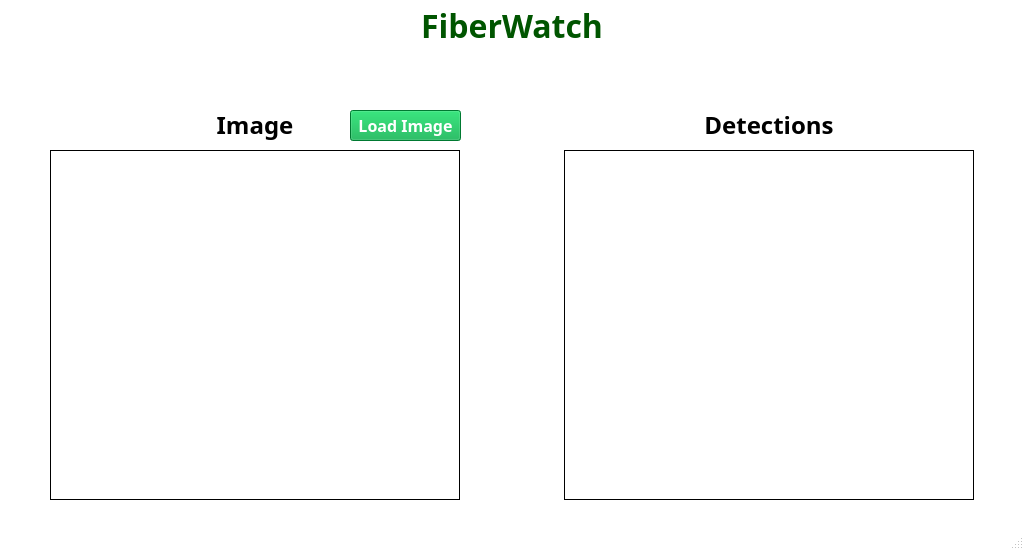
<?xml version="1.0" encoding="UTF-8"?>
<ui version="4.0">
 <class>MainWindow</class>
 <widget class="QMainWindow" name="MainWindow">
  <property name="geometry">
   <rect>
    <x>0</x>
    <y>0</y>
    <width>1024</width>
    <height>550</height>
   </rect>
  </property>
  <property name="sizePolicy">
   <sizepolicy hsizetype="Fixed" vsizetype="Fixed">
    <horstretch>0</horstretch>
    <verstretch>0</verstretch>
   </sizepolicy>
  </property>
  <property name="minimumSize">
   <size>
    <width>1024</width>
    <height>550</height>
   </size>
  </property>
  <property name="maximumSize">
   <size>
    <width>1024</width>
    <height>550</height>
   </size>
  </property>
  <property name="palette">
   <palette>
    <active>
     <colorrole role="Button">
      <brush brushstyle="SolidPattern">
       <color alpha="255">
        <red>0</red>
        <green>170</green>
        <blue>69</blue>
       </color>
      </brush>
     </colorrole>
     <colorrole role="Window">
      <brush brushstyle="SolidPattern">
       <color alpha="255">
        <red>255</red>
        <green>255</green>
        <blue>255</blue>
       </color>
      </brush>
     </colorrole>
    </active>
    <inactive>
     <colorrole role="Button">
      <brush brushstyle="SolidPattern">
       <color alpha="255">
        <red>255</red>
        <green>255</green>
        <blue>255</blue>
       </color>
      </brush>
     </colorrole>
     <colorrole role="Window">
      <brush brushstyle="SolidPattern">
       <color alpha="255">
        <red>255</red>
        <green>255</green>
        <blue>255</blue>
       </color>
      </brush>
     </colorrole>
    </inactive>
    <disabled>
     <colorrole role="Button">
      <brush brushstyle="SolidPattern">
       <color alpha="255">
        <red>184</red>
        <green>200</green>
        <blue>188</blue>
       </color>
      </brush>
     </colorrole>
     <colorrole role="Base">
      <brush brushstyle="SolidPattern">
       <color alpha="255">
        <red>255</red>
        <green>255</green>
        <blue>255</blue>
       </color>
      </brush>
     </colorrole>
     <colorrole role="Window">
      <brush brushstyle="SolidPattern">
       <color alpha="255">
        <red>255</red>
        <green>255</green>
        <blue>255</blue>
       </color>
      </brush>
     </colorrole>
    </disabled>
   </palette>
  </property>
  <property name="font">
   <font>
    <family>Satoshi</family>
    <pointsize>12</pointsize>
    <bold>false</bold>
   </font>
  </property>
  <property name="windowTitle">
   <string>FiberWatch</string>
  </property>
  <property name="windowIcon">
   <iconset>
    <normaloff>icons/logo.png</normaloff>icons/logo.png</iconset>
  </property>
  <property name="styleSheet">
   <string notr="true"/>
  </property>
  <property name="iconSize">
   <size>
    <width>48</width>
    <height>48</height>
   </size>
  </property>
  <widget class="QWidget" name="centralwidget">
   <widget class="QLabel" name="title_label">
    <property name="geometry">
     <rect>
      <x>412</x>
      <y>10</y>
      <width>200</width>
      <height>31</height>
     </rect>
    </property>
    <property name="font">
     <font>
      <family>Satoshi Medium</family>
      <pointsize>24</pointsize>
      <bold>true</bold>
     </font>
    </property>
    <property name="styleSheet">
     <string notr="true">color: rgb(0, 85, 0)</string>
    </property>
    <property name="text">
     <string>FiberWatch</string>
    </property>
    <property name="alignment">
     <set>Qt::AlignCenter</set>
    </property>
   </widget>
   <widget class="QGraphicsView" name="image">
    <property name="geometry">
     <rect>
      <x>50</x>
      <y>150</y>
      <width>410</width>
      <height>350</height>
     </rect>
    </property>
    <property name="sizePolicy">
     <sizepolicy hsizetype="Fixed" vsizetype="Fixed">
      <horstretch>0</horstretch>
      <verstretch>0</verstretch>
     </sizepolicy>
    </property>
    <property name="maximumSize">
     <size>
      <width>410</width>
      <height>350</height>
     </size>
    </property>
    <property name="frameShape">
     <enum>QFrame::Box</enum>
    </property>
    <property name="frameShadow">
     <enum>QFrame::Plain</enum>
    </property>
    <property name="lineWidth">
     <number>1</number>
    </property>
   </widget>
   <widget class="QGraphicsView" name="graph">
    <property name="geometry">
     <rect>
      <x>564</x>
      <y>150</y>
      <width>410</width>
      <height>350</height>
     </rect>
    </property>
    <property name="sizePolicy">
     <sizepolicy hsizetype="Fixed" vsizetype="Fixed">
      <horstretch>0</horstretch>
      <verstretch>0</verstretch>
     </sizepolicy>
    </property>
    <property name="maximumSize">
     <size>
      <width>410</width>
      <height>350</height>
     </size>
    </property>
    <property name="frameShape">
     <enum>QFrame::Box</enum>
    </property>
    <property name="frameShadow">
     <enum>QFrame::Plain</enum>
    </property>
    <property name="lineWidth">
     <number>1</number>
    </property>
   </widget>
   <widget class="QLabel" name="status_label">
    <property name="geometry">
     <rect>
      <x>410</x>
      <y>60</y>
      <width>200</width>
      <height>31</height>
     </rect>
    </property>
    <property name="font">
     <font>
      <family>Satoshi Medium</family>
      <pointsize>24</pointsize>
      <bold>true</bold>
     </font>
    </property>
    <property name="text">
     <string/>
    </property>
    <property name="alignment">
     <set>Qt::AlignCenter</set>
    </property>
   </widget>
   <widget class="QLabel" name="label_2">
    <property name="geometry">
     <rect>
      <x>205</x>
      <y>110</y>
      <width>100</width>
      <height>30</height>
     </rect>
    </property>
    <property name="font">
     <font>
      <family>Satoshi Medium</family>
      <pointsize>18</pointsize>
      <bold>true</bold>
     </font>
    </property>
    <property name="text">
     <string>Image</string>
    </property>
    <property name="alignment">
     <set>Qt::AlignCenter</set>
    </property>
   </widget>
   <widget class="QLabel" name="label_3">
    <property name="geometry">
     <rect>
      <x>704</x>
      <y>110</y>
      <width>130</width>
      <height>30</height>
     </rect>
    </property>
    <property name="font">
     <font>
      <family>Satoshi Medium</family>
      <pointsize>18</pointsize>
      <bold>true</bold>
     </font>
    </property>
    <property name="text">
     <string>Detections</string>
    </property>
    <property name="alignment">
     <set>Qt::AlignCenter</set>
    </property>
   </widget>
   <widget class="QPushButton" name="loadImage">
    <property name="geometry">
     <rect>
      <x>350</x>
      <y>110</y>
      <width>111</width>
      <height>31</height>
     </rect>
    </property>
    <property name="palette">
     <palette>
      <active>
       <colorrole role="Button">
        <brush brushstyle="SolidPattern">
         <color alpha="255">
          <red>0</red>
          <green>170</green>
          <blue>69</blue>
         </color>
        </brush>
       </colorrole>
       <colorrole role="Light">
        <brush brushstyle="SolidPattern">
         <color alpha="255">
          <red>255</red>
          <green>255</green>
          <blue>255</blue>
         </color>
        </brush>
       </colorrole>
       <colorrole role="ButtonText">
        <brush brushstyle="SolidPattern">
         <color alpha="255">
          <red>255</red>
          <green>255</green>
          <blue>255</blue>
         </color>
        </brush>
       </colorrole>
       <colorrole role="Base">
        <brush brushstyle="SolidPattern">
         <color alpha="255">
          <red>0</red>
          <green>170</green>
          <blue>69</blue>
         </color>
        </brush>
       </colorrole>
       <colorrole role="Window">
        <brush brushstyle="SolidPattern">
         <color alpha="255">
          <red>0</red>
          <green>170</green>
          <blue>69</blue>
         </color>
        </brush>
       </colorrole>
      </active>
      <inactive>
       <colorrole role="Button">
        <brush brushstyle="SolidPattern">
         <color alpha="255">
          <red>0</red>
          <green>170</green>
          <blue>69</blue>
         </color>
        </brush>
       </colorrole>
       <colorrole role="Light">
        <brush brushstyle="SolidPattern">
         <color alpha="255">
          <red>255</red>
          <green>255</green>
          <blue>255</blue>
         </color>
        </brush>
       </colorrole>
       <colorrole role="ButtonText">
        <brush brushstyle="SolidPattern">
         <color alpha="255">
          <red>255</red>
          <green>255</green>
          <blue>255</blue>
         </color>
        </brush>
       </colorrole>
       <colorrole role="Base">
        <brush brushstyle="SolidPattern">
         <color alpha="255">
          <red>0</red>
          <green>170</green>
          <blue>69</blue>
         </color>
        </brush>
       </colorrole>
       <colorrole role="Window">
        <brush brushstyle="SolidPattern">
         <color alpha="255">
          <red>0</red>
          <green>170</green>
          <blue>69</blue>
         </color>
        </brush>
       </colorrole>
      </inactive>
      <disabled>
       <colorrole role="Button">
        <brush brushstyle="SolidPattern">
         <color alpha="255">
          <red>0</red>
          <green>170</green>
          <blue>69</blue>
         </color>
        </brush>
       </colorrole>
       <colorrole role="Light">
        <brush brushstyle="SolidPattern">
         <color alpha="255">
          <red>255</red>
          <green>255</green>
          <blue>255</blue>
         </color>
        </brush>
       </colorrole>
       <colorrole role="Base">
        <brush brushstyle="SolidPattern">
         <color alpha="255">
          <red>0</red>
          <green>170</green>
          <blue>69</blue>
         </color>
        </brush>
       </colorrole>
       <colorrole role="Window">
        <brush brushstyle="SolidPattern">
         <color alpha="255">
          <red>0</red>
          <green>170</green>
          <blue>69</blue>
         </color>
        </brush>
       </colorrole>
      </disabled>
     </palette>
    </property>
    <property name="font">
     <font>
      <family>Satoshi Medium</family>
      <pointsize>12</pointsize>
      <bold>true</bold>
     </font>
    </property>
    <property name="toolTip">
     <string>Loads an image for processing by the abaca fiber classification model.</string>
    </property>
    <property name="styleSheet">
     <string notr="true">background-color: rgb(0, 170, 69);</string>
    </property>
    <property name="text">
     <string>Load Image</string>
    </property>
   </widget>
  </widget>
  <widget class="QStatusBar" name="statusbar"/>
 </widget>
 <resources/>
 <connections/>
</ui>
